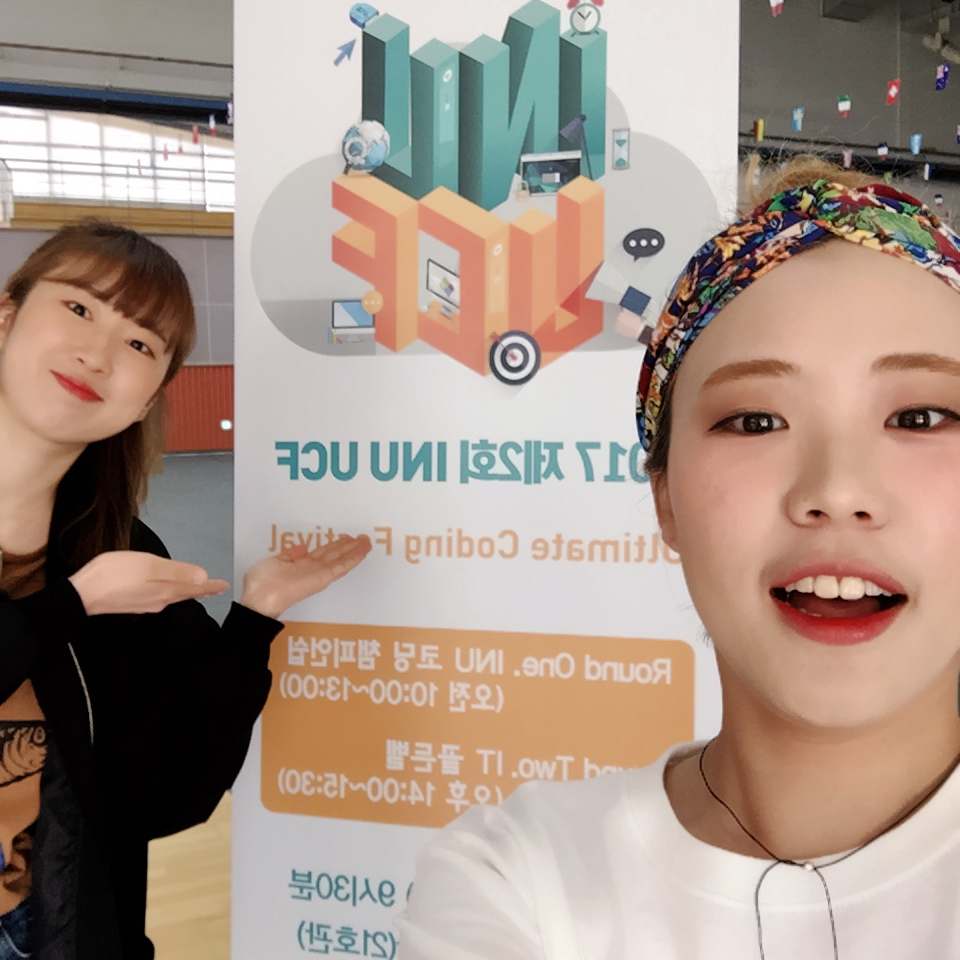
//> input picture input/IMG_6385.JPG, 960 x 960 px
$ ./3-3 ../input/IMG_6385.JPG   (built with g++ and OpenCV 4)
//> lines starting //> are read from the running program, lines starting //| are printed output that depends on the picture; after the words box and inside, x2 and y2 are one past the last pixel; in counts of white or black regions, pixels touching at a corner belong together
#include <opencv2\opencv.hpp>
#include <iostream>
#define SCALE 0.1
using namespace std;
using namespace cv;

int main(int argc, char **argv)
{
	if (argc != 2)
	{
		cout << "Provide image name to read" << endl;
		return -1;
	}

	Mat inputImg, dispImg;
	Mat grayImg, binImg;

	inputImg = imread(argv[1], IMREAD_COLOR);
//> inputImg is the input picture: 960 rows x 960 cols, CV_8UC3; mean B, G, R 134.7, 146.8, 165.8

	if (inputImg.data == 0)
	{
		cout << "Unable to read" << argv[1] << endl;
		return 0;
	}

	resize(inputImg, dispImg, Size(), SCALE, SCALE, CV_INTER_AREA);
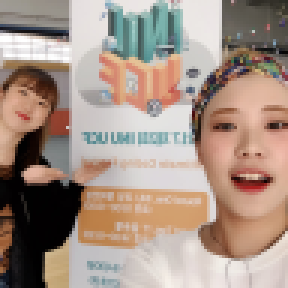
//> dispImg: 96 rows x 96 cols, CV_8UC3 (shown 3 times larger); mean B, G, R 134.7, 146.8, 165.8

	cvtColor(dispImg, grayImg, COLOR_BGR2GRAY);
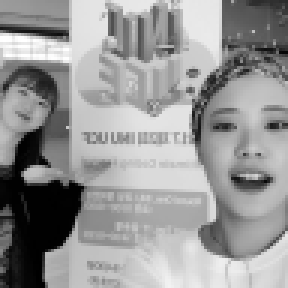
//> grayImg: 96 rows x 96 cols, CV_8UC1 (shown 3 times larger); min 0, max 255, mean 151.1

	threshold(grayImg, binImg, 128, 255, THRESH_BINARY);
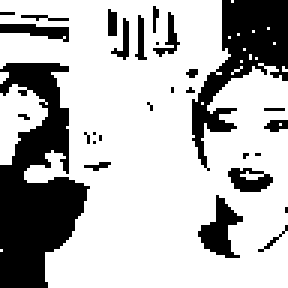
//> binImg: 96 rows x 96 cols, CV_8UC1 (shown 3 times larger); 72.1% white; 29 black regions (19 under 20 px), largest, box (x1, y1, x2, y2) and area: (0, 21, 30, 96) 1297, (64, 0, 96, 57) 711, (66, 65, 81, 86) 149

	Mat dilatedImg, erodedImg, openedImg,closedImg;
	Mat kernel(3, 3, CV_8U);
	dilate(binImg, dilatedImg, kernel);
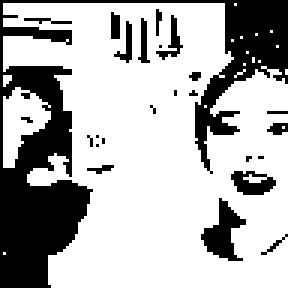
//> dilatedImg: 96 rows x 96 cols, CV_8UC1 (shown 3 times larger); 70.5% white; 25 black regions (17 under 20 px), largest, box (x1, y1, x2, y2) and area: (0, 0, 96, 96) 2241, (67, 66, 82, 87) 149, (77, 57, 92, 65) 77
	erode(binImg, erodedImg, kernel);
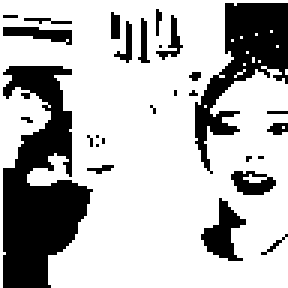
//> erodedImg: 96 rows x 96 cols, CV_8UC1 (shown 3 times larger); 72.6% white; 28 black regions (18 under 20 px), largest, box (x1, y1, x2, y2) and area: (1, 22, 31, 96) 1281, (65, 1, 96, 58) 685, (67, 66, 82, 87) 149
	morphologyEx(binImg, openedImg, MORPH_OPEN, kernel);
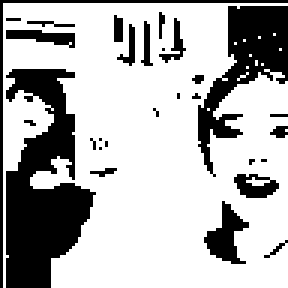
//> openedImg: 96 rows x 96 cols, CV_8UC1 (shown 3 times larger); 71% white; 29 black regions (19 under 20 px), largest, box (x1, y1, x2, y2) and area: (2, 23, 32, 96) 1265, (66, 2, 96, 59) 660, (0, 0, 96, 96) 191
	morphologyEx(binImg, closedImg, MORPH_CLOSE, kernel);
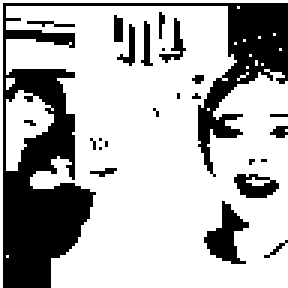
//> closedImg: 96 rows x 96 cols, CV_8UC1 (shown 3 times larger); 71% white; 25 black regions (18 under 20 px), largest, box (x1, y1, x2, y2) and area: (1, 1, 96, 96) 2198, (68, 67, 83, 88) 149, (78, 58, 93, 66) 77


	imshow("Binary", binImg);
	imshow("Dilated", dilatedImg);
	imshow("Eroded", erodedImg);
	imshow("Opended", openedImg);
	imshow("Closed", closedImg);

	waitKey(0);
	return 0;

}

$ run again, on input/1.png
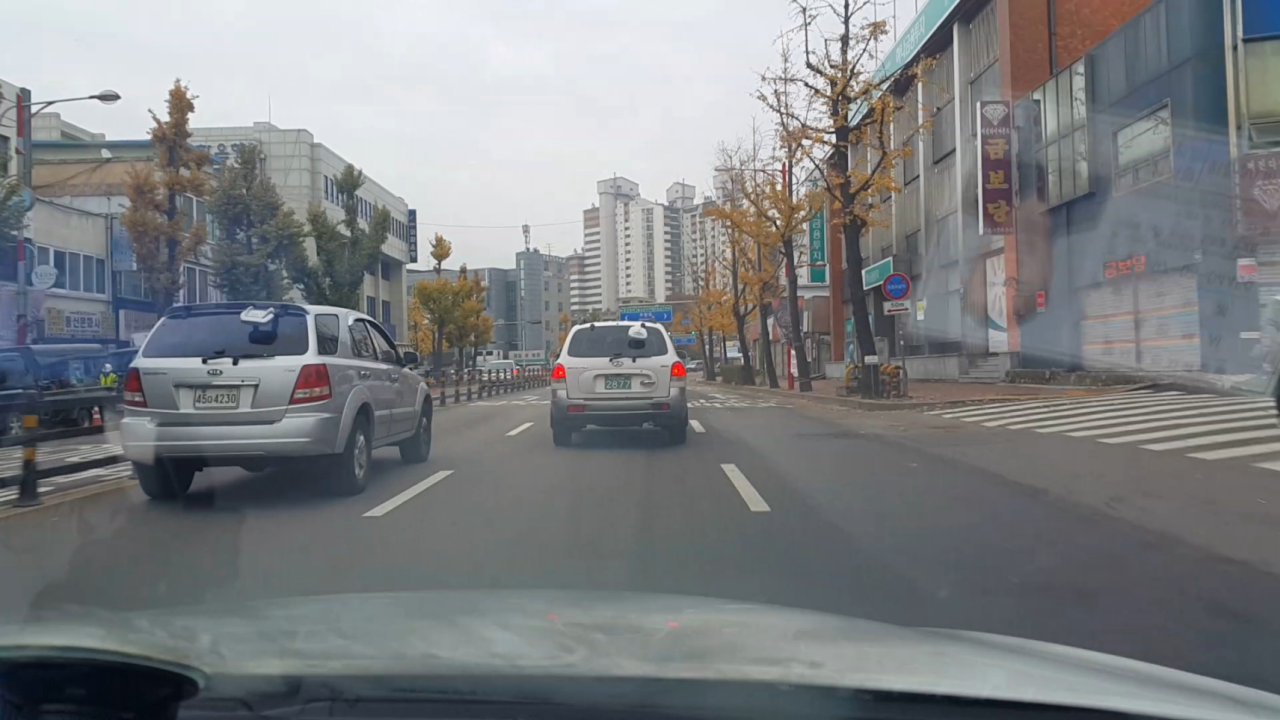
//> input picture input/1.png, 1280 x 720 px
//> inputImg is the input picture: 720 rows x 1280 cols, CV_8UC3; mean B, G, R 129.6, 127.2, 124.4
//> `threshold(grayImg, binImg, 128, 255, THRESH_BINARY);`:
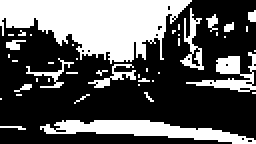
//> binImg: 72 rows x 128 cols, CV_8UC1 (shown 2 times larger); 35.3% white; 43 white regions (34 under 20 px), largest, box (x1, y1, x2, y2) and area: (0, 0, 96, 32) 1869, (20, 60, 128, 72) 610, (93, 26, 128, 46) 255
//> dilatedImg: 72 rows x 128 cols, CV_8UC1; 35% white; 42 white regions (34 under 20 px), largest, box (x1, y1, x2, y2) and area: (1, 1, 97, 33) 1869, (21, 61, 128, 72) 597, (94, 27, 128, 47) 246
//> erodedImg: 72 rows x 128 cols, CV_8UC1; 37.1% white; 40 white regions (32 under 20 px), largest, box (x1, y1, x2, y2) and area: (0, 0, 128, 72) 2084, (21, 61, 128, 72) 597, (94, 27, 128, 47) 246
//> openedImg: 72 rows x 128 cols, CV_8UC1; 36.7% white; 41 white regions (33 under 20 px), largest, box (x1, y1, x2, y2) and area: (1, 1, 128, 72) 2082, (22, 62, 128, 72) 580, (95, 30, 128, 48) 222
//> `morphologyEx(binImg, closedImg, MORPH_CLOSE, kernel);`:
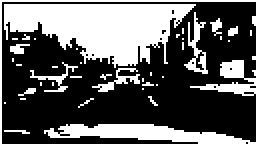
//> closedImg: 72 rows x 128 cols, CV_8UC1 (shown 2 times larger); 36.7% white; 44 white regions (35 under 20 px), largest, box (x1, y1, x2, y2) and area: (2, 2, 98, 34) 1869, (22, 62, 128, 72) 580, (95, 30, 128, 48) 222
